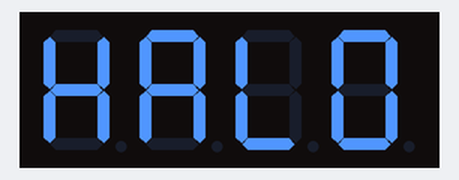
Bench run of a sketch on a simulated Arduino Uno, built with avr-gcc and run on an emulated ATmega328P. On the bench: 4-digit seven-segment display.

Above: at 0.1 s.
At 2.55 s:
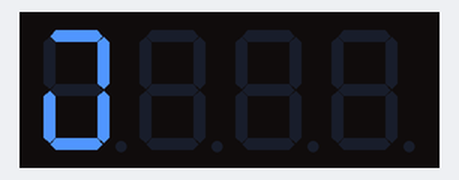
At 3.35 s:
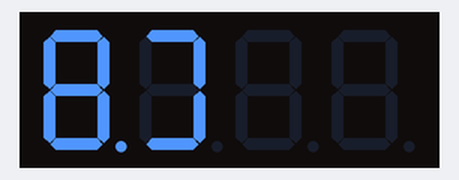
At 4.06 s:
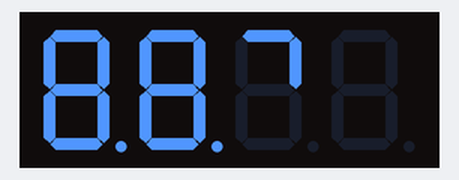
At 5.6 s:
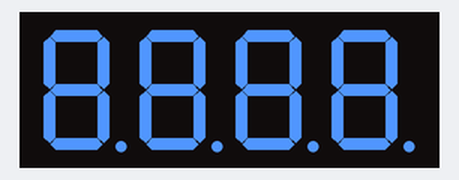
At 18.52 s:
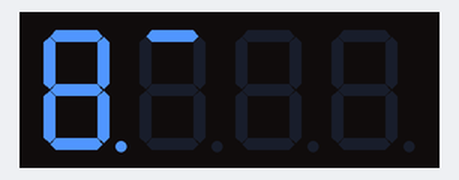

Measured:
- by itself, everything shown: repeats every 15.5 s, in 33 steps
- what the display in image 4 shows lasts 12.0 s, from 5.5 s to 17.5 s

The sketch:

TM1650_setSegments.ino
```cpp
#include <TM1650.h>
TM1650 module(6, 7);  // 6=SDA=A4, 7=SCL=A5


void setup()
{
  module.setDisplayToString("HALO");
  delay(1000);

  module.clearDisplay();
  module.setDisplayToString("HALO1234", 0xF0);
  delay(1000);
}

void loop()
{
  module.clearDisplay();
  for(byte nPos=0; nPos<16; nPos++)     // 16 positions (columns) on TM1640, most others have less
  {
    for(int nVal=0; nVal<=0xFF; nVal=nVal*2+1)     // max 8 segments on TM1638QYF module.
    {
      module.setSegments(nVal, nPos);   // note: you can use setSegments16() when module class supports > 8 segments (TM1638, TM1668)
      delay(100);
    }
  }
  delay(1000);
}
```
